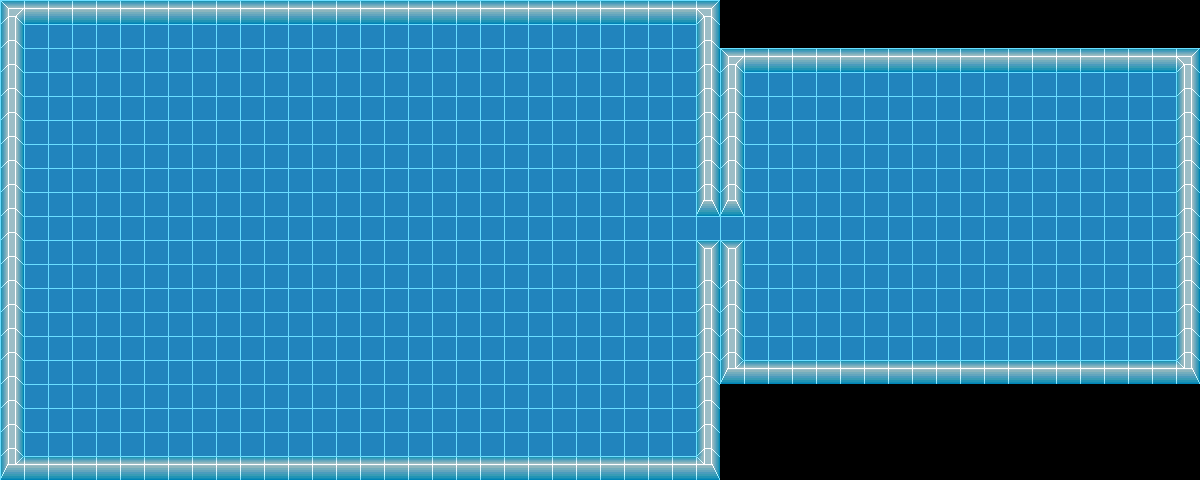

Tiled map render using the project's own tile images. Description and the whole map definition, tile-layer contents included, below:
An orthogonal 50x20 tile map with 24x24 px tiles, 1 tile layer (Mapa).

<map version="1.0" tiledversion="1.1.2" orientation="orthogonal" renderorder="left-up" width="50" height="20" tilewidth="24" tileheight="24" infinite="0" nextobjectid="1">
 <tileset firstgid="1" name="tileset_test" tilewidth="24" tileheight="24" spacing="1" margin="1" tilecount="288" columns="12">
  <image source="tileset_test.png" trans="ff00ff" width="300" height="600" />
 </tileset>
 <layer name="Mapa" width="50" height="20">
  <data encoding="csv">
37,38,38,38,38,38,38,38,38,38,38,38,38,38,38,38,38,38,38,38,38,38,38,38,38,38,38,38,38,39,0,0,0,0,0,0,0,0,0,0,0,0,0,0,0,0,0,0,0,0,
49,7,7,7,7,7,7,7,7,7,7,7,7,7,7,7,7,7,7,7,7,7,7,7,7,7,7,7,7,49,0,0,0,0,0,0,0,0,0,0,0,0,0,0,0,0,0,0,0,0,
49,7,7,7,7,7,7,7,7,7,7,7,7,7,7,7,7,7,7,7,7,7,7,7,7,7,7,7,7,49,37,38,38,38,38,38,38,38,38,38,38,38,38,38,38,38,38,38,38,39,
49,7,7,7,7,7,7,7,7,7,7,7,7,7,7,7,7,7,7,7,7,7,7,7,7,7,7,7,7,49,49,7,7,7,7,7,7,7,7,7,7,7,7,7,7,7,7,7,20,49,
49,7,7,7,7,7,7,7,7,7,7,7,7,7,7,7,7,7,7,7,7,7,7,7,7,7,7,7,7,49,49,7,7,7,7,7,7,7,7,7,7,7,7,7,7,7,7,7,20,49,
49,7,7,7,7,7,7,7,7,7,7,7,7,7,7,7,7,7,7,7,7,7,7,7,7,7,7,7,7,49,49,7,7,7,7,7,7,7,7,7,7,7,7,7,7,7,7,7,20,49,
49,7,7,7,7,7,7,7,7,7,7,7,7,7,7,7,7,7,7,7,7,7,7,7,7,7,7,7,7,49,49,7,7,7,7,7,7,7,7,7,7,7,7,7,7,7,7,7,20,49,
49,7,7,7,7,7,7,7,7,7,7,7,7,7,7,7,7,7,7,7,7,7,7,7,7,7,7,7,7,49,49,7,7,7,7,7,7,7,7,7,7,7,7,7,7,7,7,7,20,49,
49,7,7,7,7,7,7,7,7,7,7,7,7,7,7,7,7,7,7,7,7,7,7,7,7,7,7,7,7,98,98,20,7,7,7,7,7,7,7,7,7,7,7,7,7,7,7,7,20,49,
49,7,7,7,7,7,7,7,7,7,7,7,7,7,7,7,7,7,7,7,7,7,7,7,7,7,7,7,7,7,20,20,7,7,7,7,7,7,7,7,7,7,7,7,7,7,7,7,20,49,
49,7,7,7,7,7,7,7,7,7,7,7,7,7,7,7,7,7,7,7,7,7,7,7,7,7,7,7,7,74,74,7,7,7,7,7,7,7,7,7,7,7,7,7,7,7,7,7,20,49,
49,7,7,7,7,7,7,7,7,7,7,7,7,7,7,7,7,7,7,7,7,7,7,7,7,7,7,7,7,49,49,7,7,7,7,7,7,7,7,7,7,7,7,7,7,7,7,7,20,49,
49,7,7,7,7,7,7,7,7,7,7,7,7,7,7,7,7,7,7,7,7,7,7,7,7,7,7,7,7,49,49,7,7,7,7,7,7,7,7,7,7,7,7,7,7,7,7,7,20,49,
49,7,7,7,7,7,7,7,7,7,7,7,7,7,7,7,7,7,7,7,7,7,7,7,7,7,7,7,7,49,49,7,7,7,7,7,7,7,7,7,7,7,7,7,7,7,7,7,20,49,
49,7,7,7,7,7,7,7,7,7,7,7,7,7,7,7,7,7,7,7,7,7,7,7,7,7,7,7,7,49,49,7,7,7,7,7,7,7,7,7,7,7,7,7,7,7,7,7,20,49,
49,7,7,7,7,7,7,7,7,7,7,7,7,7,7,7,7,7,7,7,7,7,7,7,7,7,7,7,7,49,61,38,38,38,38,38,38,38,38,38,38,38,38,38,38,38,38,38,38,63,
49,7,7,7,7,7,7,7,7,7,7,7,7,7,7,7,7,7,7,7,7,7,7,7,7,7,7,7,7,49,0,0,0,0,0,0,0,0,0,0,0,0,0,0,0,0,0,0,0,0,
49,7,7,7,7,7,7,7,7,7,7,7,7,7,7,7,7,7,7,7,7,7,7,7,7,7,7,7,7,49,0,0,0,0,0,0,0,0,0,0,0,0,0,0,0,0,0,0,0,0,
49,7,7,7,7,7,7,7,7,7,7,7,7,7,7,7,7,7,7,7,7,7,7,7,7,7,7,7,7,49,0,0,0,0,0,0,0,0,0,0,0,0,0,0,0,0,0,0,0,0,
61,38,38,38,38,38,38,38,38,38,38,38,38,38,38,38,38,38,38,38,38,38,38,38,38,38,38,38,38,63,0,0,0,0,0,0,0,0,0,0,0,0,0,0,0,0,0,0,0,0
</data>
 </layer>
</map>